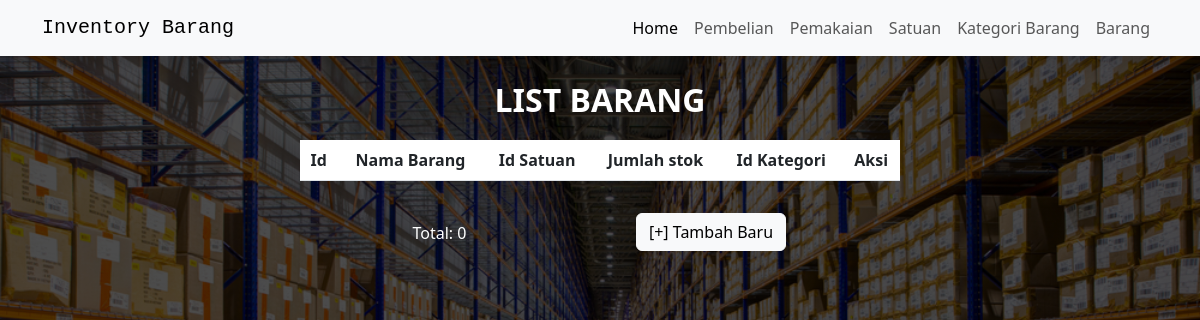
The app's page /barang/listbarang.php, older data.
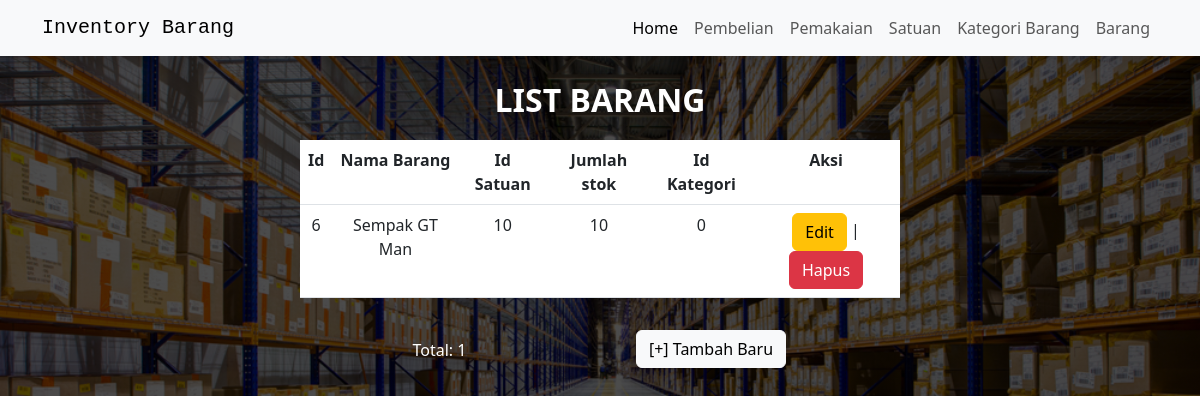
The same page, newer data.
### tables this page shows
CREATE TABLE `barang` (
  `id` int(11) NOT NULL,
  `id_barang` int(11) NOT NULL,
  `nama_barang` varchar(255) NOT NULL,
  `id_satuan` int(11) NOT NULL,
  `jumlh_stok` varchar(168) NOT NULL,
  `id_kategori` int(11) NOT NULL
);

### barang/listbarang.php (the view)
<?php
include("../koneksi/koneksi.php");
include('../head.php')
?>
<header>
    <p>
        <b>LIST BARANG</b>
    </p>
</header>
<div class="table-barang">
    <div class="table-responsive">
        <table class="table table-hover text-center">
            <thead>
                <tr class="table">
                    <th>Id</th>
                    <th>Nama Barang</th>
                    <th>Id Satuan</th>
                    <th>Jumlah stok</th>
                    <th>Id Kategori</th>
                    <th>Aksi</th>
                </tr>
            </thead>
            <tbody>
                <?php
                $sql = "SELECT * FROM barang";
                $query = mysqli_query($db, $sql);
                while ($barang = mysqli_fetch_array($query)) {
                    echo "<tr>";
                    echo "<td>" . $barang['id'] . "</td>";
                    echo "<td>" . $barang['nama_barang'] . "</td>";
                    echo "<td>" . $barang['id_satuan'] . "</td>";
                    echo "<td>" . $barang['jumlh_stok'] . "</td>";
                    echo "<td>" . $barang['id_kategori'] . "</td>";
                    echo "<td>";
                    echo '<a href=editbarang.php?id=' . $barang['id'] . ' class="btn btn-warning">Edit</a> | ';
                    echo '<a href="hapusbarang.php?id=' . $barang['id'] . '" class="btn btn-danger">Hapus</a> ';
                    echo "</td>";
                    echo "</tr>";
                }
                ?>
            </tbody>
        </table>
    </div>
</div>
<div class="container text-center">
    <div class="row justify-content-center">
        <div class="col-2 pt-4 pe-5">
            <p>
                Total: <?php echo mysqli_num_rows($query) ?>
            </p>
        </div>
        <div class="col-3">
            <nav>
                <a href="formbarang.php" class="btn btn-light" style="margin-bottom: 1rem; margin-top:1rem; margin-left:2rem;">[+] Tambah Baru</a>
            </nav>
        </div>
    </div>
</div>
<?php
include('../bottom.php');
?>

Row changes from the older to the newer data that the page shows:
added barang: id "6", nama_barang "Sempak GT Man", id_satuan "10", jumlh_stok "10", id_kategori "0"
Text that changed along with them:
mysqli_num_rows($query): "0" → "1"
